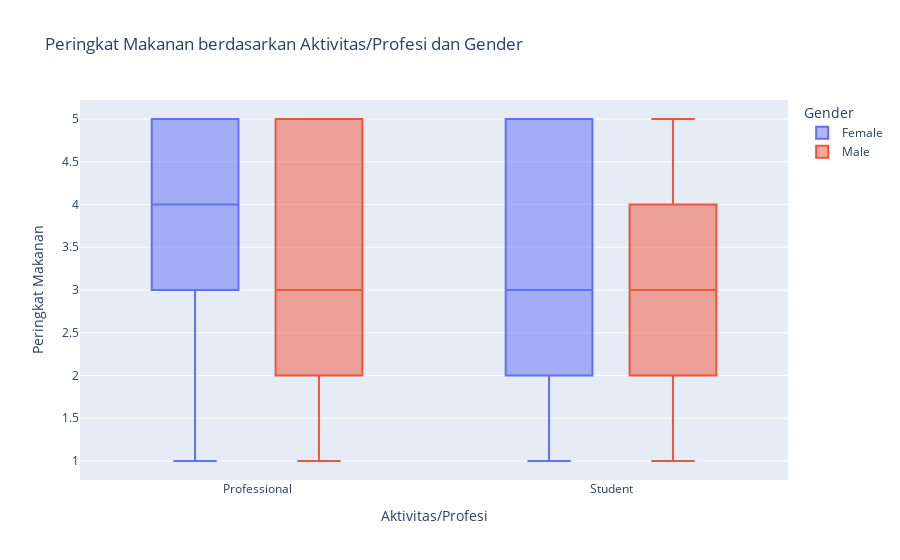

This figure's notebook cell:
### Markdown cell above
Explanation:

This box plot shows service ratings based on different activities or professions.

It helps identify if certain professions or activities affect perceptions of service quality.

### Code cell
fig5 = px.box(df, x='Activity', y='Food Rating', color='Gender', title='Peringkat Makanan berdasarkan Aktivitas/Profesi dan Gender')
fig5.update_layout(xaxis_title='Aktivitas/Profesi', yaxis_title='Peringkat Makanan')
fig5.show()

### Figure 1 — Plotly figure (JSON) as saved in the notebook; plotly's stock layout.template omitted (floating-point values rounded to 4 significant figures)
{"data": [{"alignmentgroup": "True", "hovertemplate": "Gender=Female<br>Activity=%{x}<br>Food Rating=%{y}<extra></extra>", "legendgroup": "Female", "marker": {"color": "#636efa"}, "name": "Female", "notched": false, "offsetgroup": "Female", "orientation": "v", "showlegend": true, "type": "box", "x": ["Professional", "Student", "Professional", "Professional", "Professional", "Professional", "Professional", "Student", "Student", "Professional", "Professional", "Student", "Student", "Student", "Student", "Professional", "Student", "Student", "Professional", "Professional", "Student", "Student", "Student", "Professional", "Professional", "Professional", "Student", "Student", "Professional", "Student", "Student", "Student", "Student", "Professional", "Student", "Professional", "Professional", "Student", "Professional", "Student", "Professional", "Professional", "Student", "Professional", "Professional", "Professional", "Professional", "Professional", "Student", "Student", "Professional", "Professional", "Student", "Student", "Student", "Student", "Professional", "Student", "Student", "Professional", "Professional", "Student", "Student", "Student", "Professional", "Professional", "Professional", "Student", "Student", "Professional", "Student", "Student", "Student", "Student", "Professional", "Student", "Professional", "Professional", "Student", "Professional", "Student", "Professional"], "x0": " ", "xaxis": "x", "y": [5, 1, 3, 1, 5, 3, 5, 4, 5, 1, 4, 2, 2, 4, 3, 1, 3, 5, 4, 1, 2, 5, 3, 3, 5, 3, 5, 4, 5, 1, 5, 2, 1, 4, 5, 5, 5, 1, 1, 1, 5, 4, 4, 3, 5, 4, 3, 5, 4, 5, 1, 4, 2, 2, 4, 3, 3, 3, 5, 4, 1, 2, 5, 3, 3, 5, 3, 5, 4, 5, 1, 5, 2, 1, 4, 5, 5, 5, 1, 1, 1, 5], "y0": " ", "yaxis": "y"}, {"alignmentgroup": "True", "hovertemplate": "Gender=Male<br>Activity=%{x}<br>Food Rating=%{y}<extra></extra>", "legendgroup": "Male", "marker": {"color": "#EF553B"}, "name": "Male", "notched": false, "offsetgroup": "Male", "orientation": "v", "showlegend": true, "type": "box", "x": ["Student", "Student", "Student", "Student", "Student", "Student", "Student", "Student", "Student", "Student", "Student", "Student", "Professional", "Professional", "Professional", "Student", "Student", "Professional", "Student", "Professional", "Student", "Student", "Student", "Student", "Student", "Student", "Student", "Professional", "Student", "Professional", "Professional", "Student", "Professional", "Student", "Student", "Student", "Professional", "Student", "Student", "Student", "Professional", "Student", "Student", "Professional", "Professional", "Student", "Professional", "Professional", "Student", "Student", "Student", "Professional", "Professional", "Professional", "Professional", "Professional", "Student", "Student", "Student", "Student", "Student", "Student", "Student", "Student", "Student", "Student", "Student", "Student", "Student", "Student", "Student", "Professional", "Professional", "Professional", "Student", "Student", "Professional", "Student", "Professional", "Student", "Student", "Student", "Student", "Student", "Student", "Student", "Professional", "Student", "Professional", "Professional", "Student", "Professional", "Student", "Student", "Student", "Professional", "Student", "Student", "Student", "Professional", "Student", "Student", "Professional", "Professional", "Student", "Professional", "Professional", "Student", "Student", "Student", "Professional", "Professional", "Professional", "Professional", "Professional", "Student", "Student", "Student"], "x0": " ", "xaxis": "x", "y": [5, 2, 5, 3, 5, 3, 5, 1, 2, 1, 3, 3, 5, 2, 4, 1, 4, 3, 5, 1, 5, 2, 3, 2, 3, 4, 2, 5, 1, 4, 3, 4, 2, 5, 2, 3, 5, 3, 4, 1, 1, 1, 3, 2, 2, 5, 5, 3, 2, 5, 4, 1, 5, 2, 3, 5, 2, 3, 3, 4, 2, 4, 5, 4, 3, 5, 2, 3, 2, 3, 3, 5, 3, 4, 3, 4, 4, 4, 2, 4, 2, 3, 2, 3, 4, 2, 5, 1, 4, 3, 4, 2, 5, 2, 3, 5, 3, 4, 1, 1, 1, 3, 2, 2, 5, 5, 3, 2, 5, 4, 1, 5, 2, 3, 5, 2, 3, 3], "y0": " ", "yaxis": "y"}], "layout": {"boxmode": "group", "legend": {"title": {"text": "Gender"}, "tracegroupgap": 0}, "title": {"text": "Peringkat Makanan berdasarkan Aktivitas/Profesi dan Gender"}, "xaxis": {"anchor": "y", "domain": [0, 1], "title": {"text": "Aktivitas/Profesi"}}, "yaxis": {"anchor": "x", "domain": [0, 1], "title": {"text": "Peringkat Makanan"}}}}
